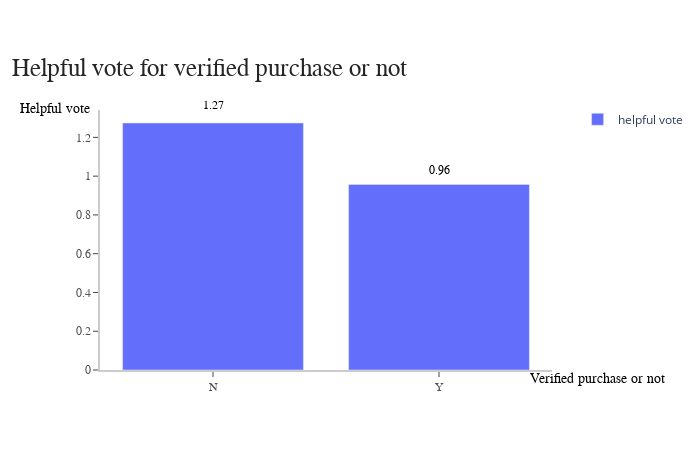

The notebook cell saved with this chart:
### Code cell
%%local
import plotly
import plotly.graph_objects as go

x = votePerverified['_1']
y = votePerverified['_2']
fig = go.Figure(data=[go.Bar(x=x, y=y, hovertext=x, name='helpful vote')])

#fig.add_trace(go.Bar(x=x, y=y, name='Average Star rating'))
fig.update_layout(
    xaxis=dict(
        showline=True,
        showgrid=False,
        showticklabels=True,
        linecolor='rgb(204, 204, 204)',
        linewidth=2,
        ticks='outside',
        tickfont=dict(
            family='Arial',
            size=12,
            color='rgb(82, 82, 82)',
        ),
    ),
    yaxis=dict(
        showline=True,
        showgrid=False,
        showticklabels=True,
        linecolor='rgb(204, 204, 204)',
        linewidth=2,
        ticks='outside',
        tickfont=dict(
            family='Arial',
            size=12,
            color='rgb(82, 82, 82)',
        ),
    ),
    autosize=False,
    margin=dict(
        autoexpand=True,
        l=100,
        r=20,
        t=110,
    ),
    showlegend=True,
    plot_bgcolor='white'
)
annotations = []

#annotation
annotations = []
annotations.append(dict(xref='paper', yref='paper', x=-0.2, y=1.1,
                              xanchor='left', yanchor='bottom',
                              text='Helpful vote for verified purchase or not',
                              font=dict(family='Arial',
                                        size=25,
                                        color='rgb(37,37,37)'),
                              showarrow=False))


annotations.append(dict(xref='paper', yref='paper', x=0.75, y=0.8,
                              xanchor='center', yanchor='top',
                              text='0.96',
                              font=dict(family='Arial',
                                        size=12,
                                        color='black'),
                              showarrow=False))
annotations.append(dict(xref='paper', yref='paper', x=0.25, y=1.05,
                              xanchor='center', yanchor='top',
                              text='1.27',
                              font=dict(family='Arial',
                                        size=12,
                                        color='black'),
                              showarrow=False))
annotations.append(dict(xref='paper', yref='paper', x=1.10, y=0.00,
                              xanchor='center', yanchor='top',
                              text='Verified purchase or not',
                              font=dict(family='Arial',
                                        size=14,
                                        color='black'),
                              showarrow=False))
annotations.append(dict(xref='paper', yref='paper', x=-0.1, y=1.04,
                              xanchor='center', yanchor='top',
                              text='Helpful vote',
                              font=dict(family='Arial',
                                        size=14,
                                        color='black'),
                              showarrow=False))

# Legend
fig.update_layout(legend=dict(
    orientation="v",
    yanchor="top",
    y=1.02,
    xanchor="right",
    x=1.3
))

fig.update_layout(annotations=annotations)
fig.show()

### Figure 1 — Plotly figure (JSON) as saved in the notebook; plotly's stock layout.template omitted (floating-point values rounded to 4 significant figures)
{"data": [{"hovertext": ["N", "Y"], "name": "helpful vote", "type": "bar", "x": ["N", "Y"], "y": [1.274, 0.9571]}], "layout": {"annotations": [{"font": {"color": "rgb(37,37,37)", "family": "Arial", "size": 25}, "showarrow": false, "text": "Helpful vote for verified purchase or not", "x": -0.2, "xanchor": "left", "xref": "paper", "y": 1.1, "yanchor": "bottom", "yref": "paper"}, {"font": {"color": "black", "family": "Arial", "size": 12}, "showarrow": false, "text": "0.96", "x": 0.75, "xanchor": "center", "xref": "paper", "y": 0.8, "yanchor": "top", "yref": "paper"}, {"font": {"color": "black", "family": "Arial", "size": 12}, "showarrow": false, "text": "1.27", "x": 0.25, "xanchor": "center", "xref": "paper", "y": 1.05, "yanchor": "top", "yref": "paper"}, {"font": {"color": "black", "family": "Arial", "size": 14}, "showarrow": false, "text": "Verified purchase or not", "x": 1.1, "xanchor": "center", "xref": "paper", "y": 0, "yanchor": "top", "yref": "paper"}, {"font": {"color": "black", "family": "Arial", "size": 14}, "showarrow": false, "text": "Helpful vote", "x": -0.1, "xanchor": "center", "xref": "paper", "y": 1.04, "yanchor": "top", "yref": "paper"}], "autosize": false, "height": 450, "legend": {"orientation": "v", "x": 1.3, "xanchor": "right", "y": 1.02, "yanchor": "top"}, "margin": {"autoexpand": true, "l": 100, "r": 20, "t": 110}, "plot_bgcolor": "white", "showlegend": true, "width": 700, "xaxis": {"autorange": true, "linecolor": "rgb(204, 204, 204)", "linewidth": 2, "range": [-0.5, 1.5], "showgrid": false, "showline": true, "showticklabels": true, "tickfont": {"color": "rgb(82, 82, 82)", "family": "Arial", "size": 12}, "ticks": "outside", "type": "category"}, "yaxis": {"autorange": true, "linecolor": "rgb(204, 204, 204)", "linewidth": 2, "range": [0, 1.341], "showgrid": false, "showline": true, "showticklabels": true, "tickfont": {"color": "rgb(82, 82, 82)", "family": "Arial", "size": 12}, "ticks": "outside", "type": "linear"}}}
